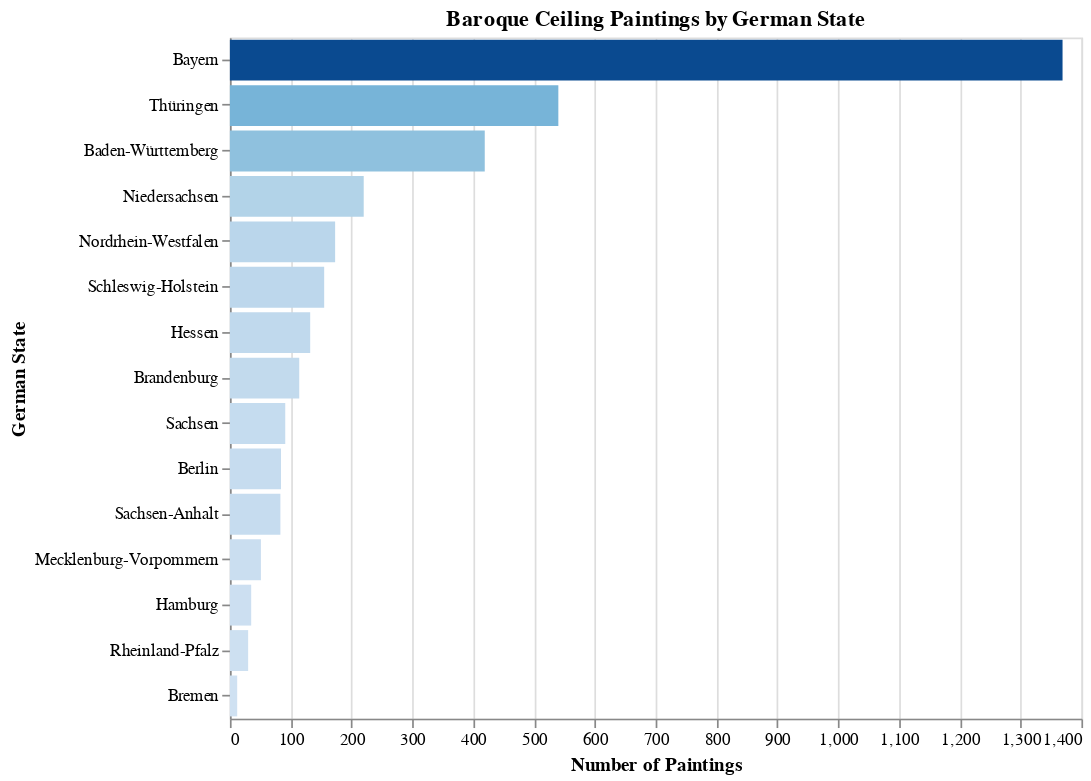

The notebook cell saved with this chart:
### Markdown cell above
---
# Analysis Queries

Now that the database is loaded, we can run analytical queries using DuckDB SQL with Polars DataFrames as output.

### Code cell
# =============================================================================
# CELL 9: Geographic Analysis - Paintings by German State
# =============================================================================

print("🗺️ GEOGRAPHIC DISTRIBUTION")
print("=" * 60)

geo_df = con.execute("""
    SELECT 
        location_state,
        COUNT(*) as painting_count,
        COUNT(DISTINCT building_id) as building_count,
        MIN(year_start) as earliest,
        MAX(year_end) as latest,
        ROUND(AVG(year_start), 0) as avg_year
    FROM paintings
    WHERE location_state IS NOT NULL
    GROUP BY location_state
    ORDER BY painting_count DESC
""").pl()

print(geo_df)

# Visualization
if len(geo_df) > 0:
    chart = alt.Chart(geo_df.to_pandas()).mark_bar().encode(
        x=alt.X('painting_count:Q', title='Number of Paintings'),
        y=alt.Y('location_state:N', sort='-x', title='German State'),
        color=alt.Color('painting_count:Q', scale=alt.Scale(scheme='blues'), legend=None),
        tooltip=['location_state', 'painting_count', 'building_count', 'earliest', 'latest']
    ).properties(
        title='Baroque Ceiling Paintings by German State',
        width=500,
        height=400
    )
    ipython_display(chart)

### Figure 1 — Vega-Lite specification as saved in the notebook (floating-point values rounded to 4 significant figures)
{"config": {"view": {"continuousWidth": 300, "continuousHeight": 300}}, "data": {"name": "data-c77d05dddbad4d4704cc574df0d9e3a5"}, "mark": {"type": "bar"}, "encoding": {"color": {"field": "painting_count", "legend": null, "scale": {"scheme": "blues"}, "type": "quantitative"}, "tooltip": [{"field": "location_state", "type": "nominal"}, {"field": "painting_count", "type": "quantitative"}, {"field": "building_count", "type": "quantitative"}, {"field": "earliest", "type": "quantitative"}, {"field": "latest", "type": "quantitative"}], "x": {"field": "painting_count", "title": "Number of Paintings", "type": "quantitative"}, "y": {"field": "location_state", "sort": "-x", "title": "German State", "type": "nominal"}}, "height": 400, "title": "Baroque Ceiling Paintings by German State", "width": 500, "$schema": "https://vega.github.io/schema/vega-lite/v6.1.0.json", "datasets": {"data-c77d05dddbad4d4704cc574df0d9e3a5": [{"location_state": "Bayern", "painting_count": 1369, "building_count": 111, "earliest": 1500, "latest": 2004, "avg_year": 1658.0}, {"location_state": "Thüringen", "painting_count": 540, "building_count": 55, "earliest": 1459, "latest": 1921, "avg_year": 1703.0}, {"location_state": "Baden-Württemberg", "painting_count": 419, "building_count": 83, "earliest": 1534, "latest": 1972, "avg_year": 1732.0}, {"location_state": "Niedersachsen", "painting_count": 220, "building_count": 39, "earliest": 1495, "latest": 1973, "avg_year": 1657.0}, {"location_state": "Nordrhein-Westfalen", "painting_count": 173, "building_count": 38, "earliest": 1590, "latest": 1866, "avg_year": 1709.0}, {"location_state": "Schleswig-Holstein", "painting_count": 155, "building_count": 49, "earliest": 1575, "latest": 1815, "avg_year": 1716.0}, {"location_state": "Hessen", "painting_count": 132, "building_count": 22, "earliest": 1546, "latest": 1999, "avg_year": 1716.0}, {"location_state": "Brandenburg", "painting_count": 114, "building_count": 10, "earliest": 1687, "latest": 1972, "avg_year": 1760.0}, {"location_state": "Sachsen", "painting_count": 91, "building_count": 23, "earliest": 1559, "latest": 1780, "avg_year": 1632.0}, {"location_state": "Berlin", "painting_count": 84, "building_count": 9, "earliest": 1600, "latest": 1993, "avg_year": 1722.0}, {"location_state": "Sachsen-Anhalt", "painting_count": 83, "building_count": 13, "earliest": 1569, "latest": 1915, "avg_year": 1685.0}, {"location_state": "Mecklenburg-Vorpommern", "painting_count": 51, "building_count": 7, "earliest": 1600, "latest": 1784, "avg_year": 1721.0}, {"location_state": "Hamburg", "painting_count": 35, "building_count": 16, "earliest": 1575, "latest": 1775, "avg_year": 1665.0}, {"location_state": "Rheinland-Pfalz", "painting_count": 30, "building_count": 5, "earliest": 1560, "latest": 1786, "avg_year": 1729.0}, {"location_state": "Bremen", "painting_count": 12, "building_count": 2, "earliest": 1577, "latest": 1750, "avg_year": 1603.0}]}}
